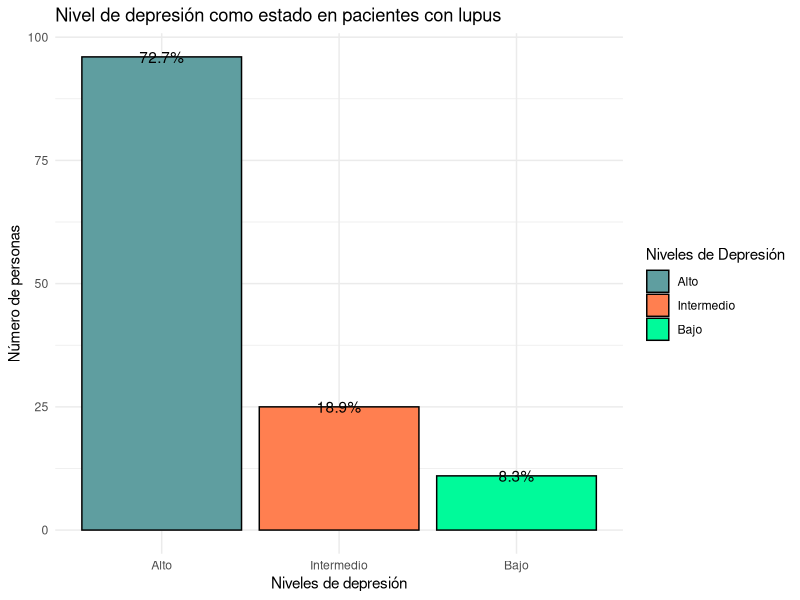
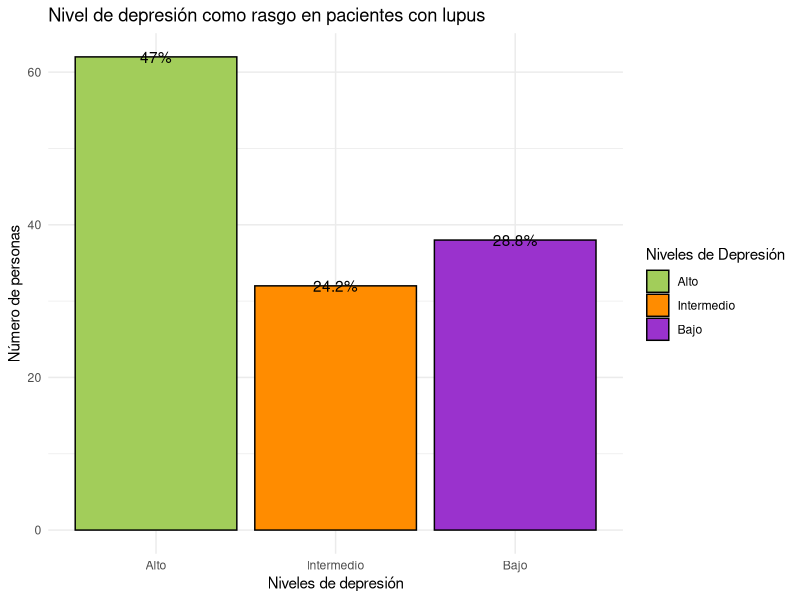
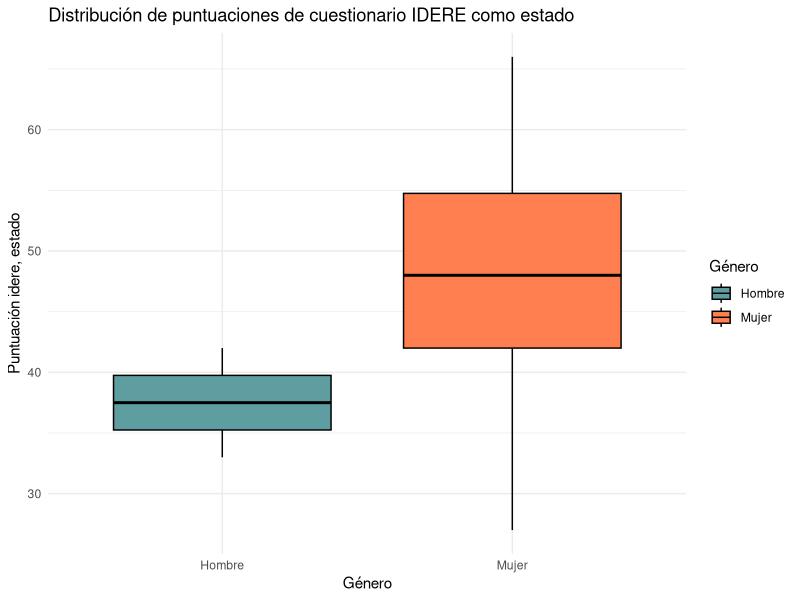
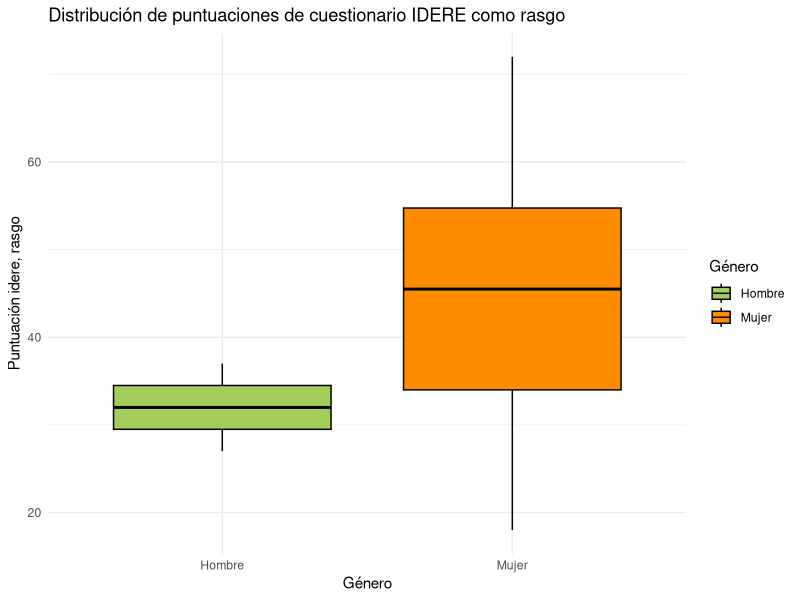
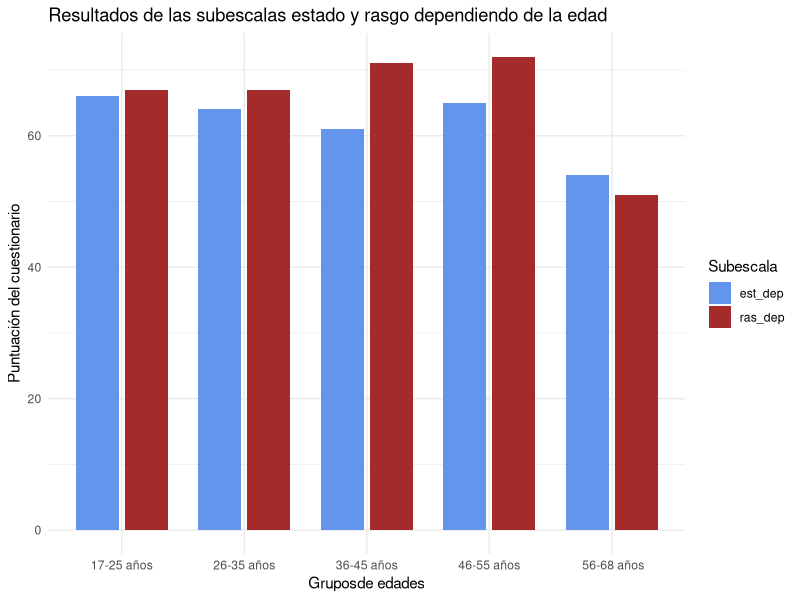
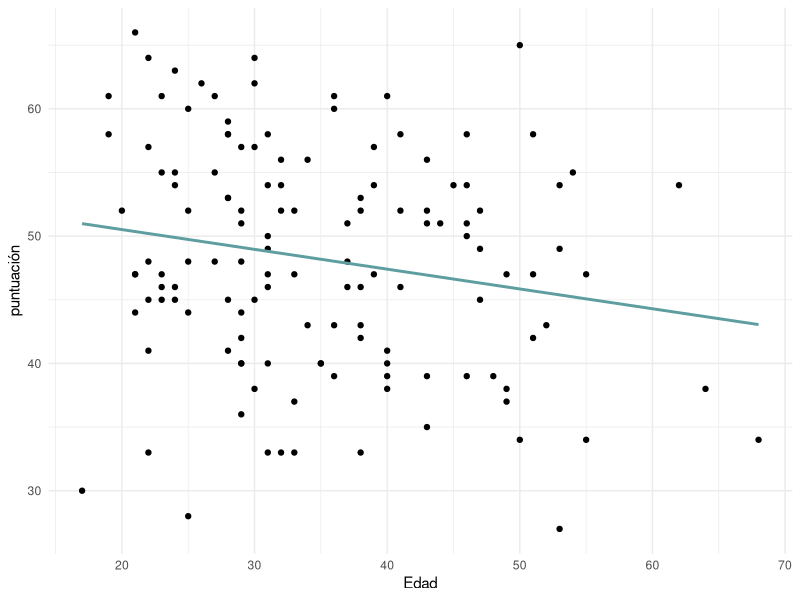
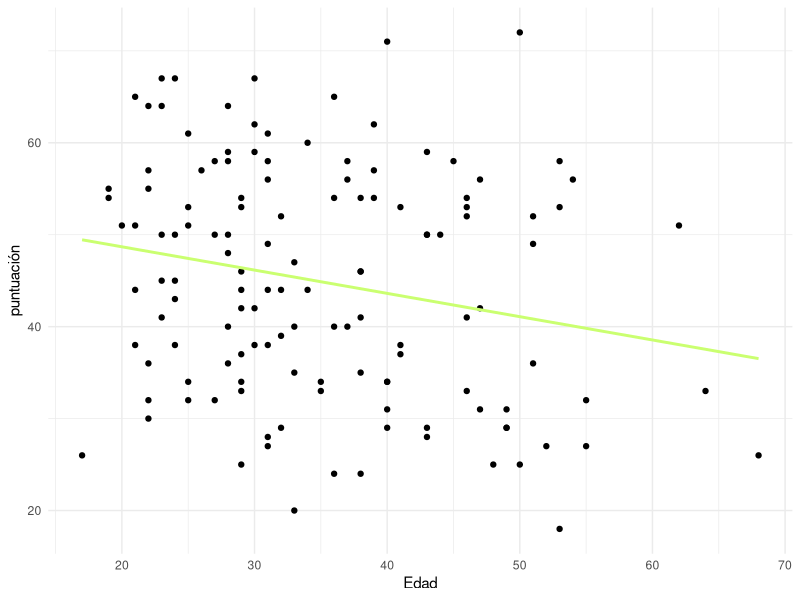
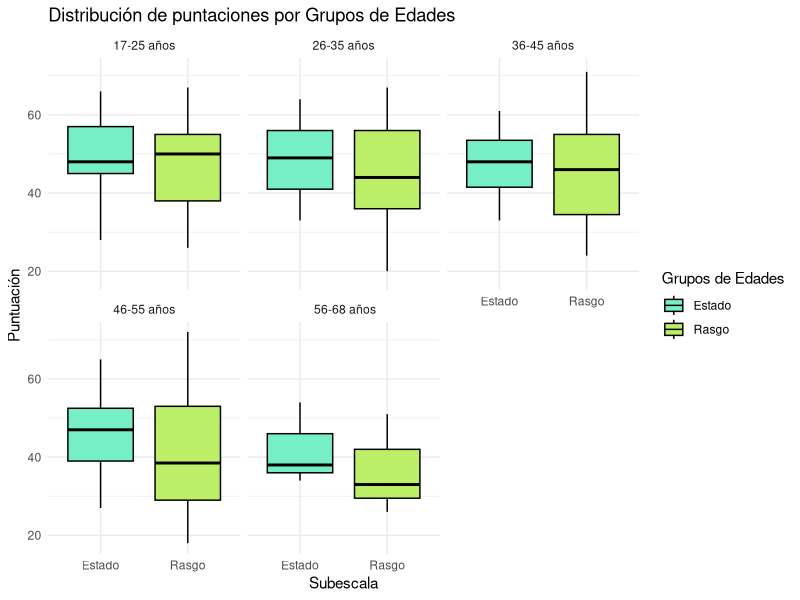

Source code (R) for these figures, in order:
# Visualización de datos del cuestionario Idere
# Ailín Malagón Silva
# Fecha: 18-06-2024
# Este script ejecuta los gráficos de frecuencia,box plot, gráfica de barras  y dispesión para el cuestionario idere 
# del registro mexicano de pacientes con Lupus, utilizando como input basa_idere.csv y dando como output idere.optimizado
# Input Dir 
indir = "C:/Users/ailinmalagonsilva/Desktop/viernes_bioinfo_UNAM/idere.optimizado/data"
#Output Dir
outdir = "C:/Users/ailinmalagonsilva/Desktop/viernes_bioinfo_UNAM/idere.optimizado"
# Cargar input/data set
idere_base<- read.csv("data/Base_idere.csv")

# instalación de paquetes
install.packages("ggplot2")
installed.packages("tidyverse")
install.packages("patchwork")

# Librerias
library(ggplot2)
library(tidyverse)
library(patchwork)

#### Limpieza de datos ####

#Omitir sex___2 (Debido a que contiene la misma información que sex___1 pero presentada de manera distinta) 
idere_base <- idere_base %>%
  select(-sex___2)

#Renombrar la columa sex_1 a Género y la columna edad 
colnames(idere_base)[colnames(idere_base) == "sex___1"] <- "gender"
colnames(idere_base)[colnames(idere_base) == "calculated_age"] <- "age"

#Convetir de la columna "gender" los valores de 0 & 1 a hombre y mujer y luego a factor 
idere_base <- idere_base %>%
  mutate(gender = case_when(
    gender == 1 ~ "Mujer",
    gender == 0 ~ "Hombre"
  ),
  gender = as.factor(gender)
  ) 
# quitar NA de las puntuaciones del cuestinario 
 idere_base <- idere_base %>%
  filter(!is.na(est_dep) & !is.na(ras_dep))

# Cambiar la columna  niv_dep_est & niv_dep_ras los valores de 1,2,3 a bajo,intermedio & alto
#Convertir ambas columnas a fcatores

idere_base <- idere_base %>%
  mutate( 
    niv_dep_est = case_when (
      niv_dep_est == 1 ~ "Bajo",
      niv_dep_est == 2 ~ "Intermedio",
      niv_dep_est == 3 ~ "Alto"
      ),
    niv_dep_ras = case_when(
      niv_dep_ras == 1 ~ "Bajo",
      niv_dep_ras == 2 ~ "Intermedio",
      niv_dep_ras == 3 ~ "Alto"
      ),
    niv_dep_est = factor(niv_dep_est, levels = c("Alto", "Intermedio", "Bajo")),
    niv_dep_ras = factor(niv_dep_ras, levels = c("Alto", "Intermedio", "Bajo"))
    )
 

# Filtrado final de personas que no siguen las siguientes condiciones :  
# NA en edad | NA en lupus | Si son controles no se consideran tampoco 

idere_filtered <- idere_base %>%
  mutate(
    lupus = if_else(lupus == 1, lupus, NA_real_)
  ) %>%
  filter(!is.na(age) & !is.na(lupus) & !is.na(niv_dep_est) & ( age != 0 ))
 
#### Gráfico 1 ####

#Gráficos de barras con frecuencias y porcentajes 

# Calcular frecuencias y porcentajes de la subescala estado
conteo_est <- idere_filtered  %>%
  group_by(niv_dep_est) %>%
  count() %>%
  ungroup() %>%
  mutate( porcentaje = `n`/ sum(`n`)* 100)
 
# Gráfico de barras subescala estado

Paleta <- c("cadetblue","coral","mediumspringgreen")

ggplot(conteo_est, aes(x = niv_dep_est, y = n,  fill = niv_dep_est)) +
  geom_bar(color = "black", stat = "identity") +
  geom_text(aes(label = paste0(round(porcentaje,1),"%"))) +
  labs( title = "Nivel de depresión como estado en pacientes con lupus",
        x = "Niveles de depresión",
        y = "Número de personas",
        fill = "Niveles de Depresión" 
  ) +
  theme_minimal() +
  scale_fill_manual(values = Paleta)

# Calcular  frecuencias y porcentajes de la subescala rasgo
conteo_ras <- idere_filtered  %>%
  group_by(niv_dep_ras) %>%
  count() %>%
  ungroup() %>%
  mutate( porcentaje = `n`/ sum(`n`)* 100)
# Gráfico de barras subescala rasgo
Paleta2 <- c("darkolivegreen3","darkorange","darkorchid3")

ggplot(conteo_ras, aes(x = niv_dep_ras, y = n,  fill = niv_dep_ras)) +
  geom_bar(color = "black", stat = "identity") +
  geom_text(aes(label = paste0(round(porcentaje,1),"%"))) +
  labs( title = "Nivel de depresión como rasgo en pacientes con lupus",
        x = "Niveles de depresión",
        y = "Número de personas",
        fill = "Niveles de Depresión" 
  ) +
  theme_minimal() +
  scale_fill_manual(values = Paleta2)

#### Gráfico 2 ####
#Gráficos de box plot para estado-depresión 

ggplot(idere_filtered, aes(x = gender, y = est_dep, fill = gender)) +
  geom_boxplot(color = "black", outlier.colour = "red", outlier.shape = 16) +
  labs(x = "Género", y = "Puntuación idere, estado", fill = "Género") +
  ggtitle("Distribución de puntuaciones de cuestionario IDERE como estado") +
  theme_minimal() +  scale_fill_manual(values = Paleta)

#Gráfico de box plot para rasgo-depresión 

ggplot(idere_filtered, aes(x = gender, y = ras_dep, fill = gender)) +
  geom_boxplot(color = "black", outlier.colour = "red", outlier.shape = 16) +
  labs(x = "Género", y = "Puntuación idere, rasgo", fill = "Género") +
  ggtitle("Distribución de puntuaciones de cuestionario IDERE como rasgo") +
  theme_minimal() +  scale_fill_manual(values = Paleta2)


# juntar los  2 gráficos en una sola imagen 

       #(box_est | box_rasgo) + plot_layout(ncol = 2)

### Gráfico 3 ####

#Gráficos de barras  X = rangos de edades | Y = puntuación de ambas subescalas ( estado / rasgo )

# Creación de rangos de edades 
age_range <- idere_filtered %>% 
     mutate(RangoEdad = cut(age, breaks = c(17, 25, 35, 45, 55,68),
     labels = c("17-25 años", "26-35 años", "36-45 años", "46-55 años"," 56-68 años"),
     include.lowest = TRUE))
# Cambio de formato ancho a largo
age_range_longer <- age_range %>%
  pivot_longer(cols = c(est_dep, ras_dep), 
               names_to = "Subescala", 
               values_to = "Puntuacion")

# Gráfico

Paleta3 <- c("cornflowerblue", "brown")

ggplot(age_range_longer,aes (x = RangoEdad, y = Puntuacion, fill = Subescala)) +
  geom_col(position = position_dodge(width = 0.8), width = 0.7) +
  labs( x ="Gruposde edades", y = "Puntuación del cuestionario") +
  ggtitle("Resultados de las subescalas estado y rasgo dependiendo de la edad") +
  theme_minimal()+
  scale_fill_manual(values = Paleta3)

#### Gráfico 4 ####

# Gráfico de dispersión para la puntuación de subescala estado
ggplot(idere_filtered, aes(x = age, y = est_dep)) +
  geom_point() +                               
  geom_smooth(method = "lm", se = FALSE, color ="cadetblue" ) +     
  labs(x = "Edad", y = "puntuación") + 
  theme_minimal()  
# Gráfico de dispersión para la puntuación de subescala rango
ggplot(idere_filtered, aes(x = age, y = ras_dep)) +
  geom_point() +                              
  geom_smooth(method = "lm", se = FALSE, color = "darkolivegreen1") +     
  labs(x = "Edad", y = "puntuación") +  
  theme_minimal() 

### Gráfico 5 ####

###Box plot de distribución de depresión como rasgo y  estado por grupos de distintas edades.###

 #Data_frame para cambiar nombres y convetir a factor 
 box_age_range <- age_range_longer %>%
  mutate(Subescala = case_when(
    Subescala == "est_dep" ~ "Estado",
    Subescala == "ras_dep" ~ "Rasgo"
  ),
  Subescala = as.factor(Subescala)
  ) 

# GRÁFICO  CON TODOS LOS GRUPOS EN UN SOLO GRÁFICO 

Paleta4 <- c("#76EEC6","#BCEE68","#FFEC8B","#FF7256", "#DDA0DD")

ggplot(box_age_range, aes(x = Subescala, y = Puntuacion, fill = Subescala)) +
  geom_boxplot(color = "black", outlier.colour = "red", outlier.shape = 16) +
  labs(x = "Subescala", y = "Puntuación", fill = "Grupos de Edades") +
  ggtitle("Distribución de puntaciones por Grupos de Edades") +
  theme_minimal() +
  scale_fill_manual(values = Paleta4) +
  facet_wrap(~ RangoEdad)
  
# GRÁFICOS POR SEPARADO DE CADA GRUPO DE EDAD 

#Crear una lista vacía para almacenar gráficos 
ages_plot_list <- list()

#Age_groups almacena del df box_age_range solo la columna RangoEdad tomando los valores  unicos que existen en esta columna

age_groups <- unique(box_age_range$RangoEdad)
#> print(age_groups)
#[1] 36-45 años  26-35 años  17-25 años   56-68 años 46-55 años 
# Levels: 17-25 años 26-35 años 36-45 años 46-55 años  56-68 años


## Generar un gráfico para cada grupo de edad, utilizaremos el vector creado "age_groups"
   # age_group toma un valor único de age_groups en cada iteración. 
   for (age_group in age_groups) {
   #filtra las filas del dataframe box_age_range donde el valor de la columna RangoEdad es igual al valor actual de age_group
   filtered_data <- box_age_range %>% filter(RangoEdad == age_group)
  
   # Crear el gráfico para el grupo de edad filtrado
   p <- ggplot(filtered_data, aes(x = Subescala, y = Puntuacion, fill = Subescala)) +
    geom_boxplot(color = "black", outlier.colour = "red", outlier.shape = 16) +
    labs(x = "Subescala", y = "Puntuación", fill = "Subescala") +
    ggtitle(paste("Distribución de puntuaciones para el grupo de edad", age_group)) +
    theme_minimal() +
    scale_fill_manual(values = Paleta4)
  
  # Añadir el gráfico a la lista
  ages_plot_list[[age_group]] <- p

  }



  # Mostrar los gráficos
for (age_group in age_groups) {
  print(ages_plot_list[[age_group]])
}





#guardar mis variables 

save(idere_base, idere_filtered, conteo_ras, conteo_est, age_range, age_range_longer,box_age_range, file = "data/data_idere_optimizada.RData")
write.csv(idere_filtered, file = "data/filtrada_base_idere.csv", row.names = FALSE)



                
                
